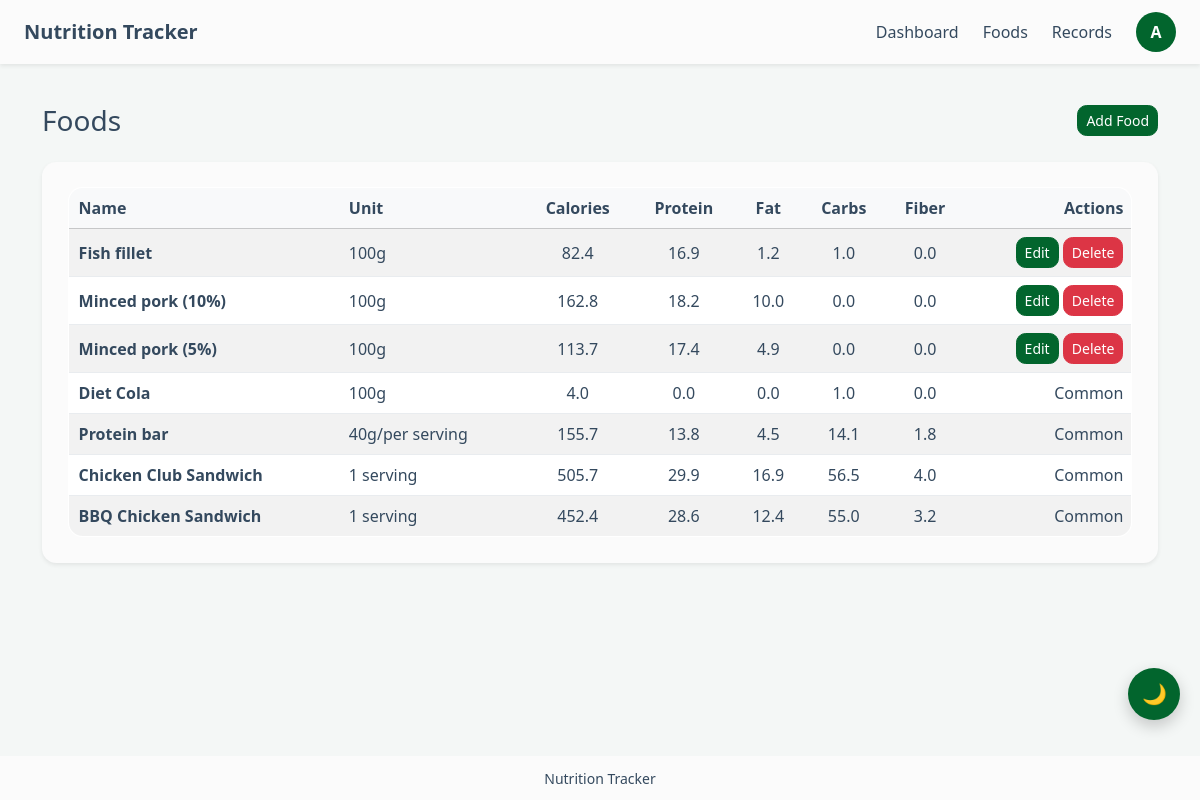
The page /foods/ (signed in) on the database its author committed.
### tracker/models.py (models this page shows, shortened)
class Food(models.Model):
    user = models.ForeignKey(settings.AUTH_USER_MODEL, on_delete=models.CASCADE, related_name='foods')
    name = models.CharField(max_length=120)
    unit = models.CharField(max_length=30, default='100g', help_text='e.g. 100g, serving, piece')
    calories = models.FloatField()
    protein = models.FloatField(default=0)
    fat = models.FloatField(default=0)
    carbohydrates = models.FloatField(default=0)
    fiber = models.FloatField(default=0)
    created_at = models.DateTimeField(auto_now_add=True)
    class Meta:
        ordering = ['name']
        unique_together = ('user', 'name')

### tracker/views.py (the view)
# urls.py: path('foods/', views.food_list, name='food_list'),
@login_required
def food_list(request):
    foods = Food.objects.filter(user=request.user)
    admin_user = User.objects.filter(is_superuser=True).first()
    if(admin_user):
        foods = Food.objects.filter(
            Q(user=request.user) | Q(user=admin_user)
        ).annotate(
            sort_priority=Case(
                When(user=request.user, then=Value(0)),
                When(user=admin_user, then=Value(1)),
                default=Value(2),
                output_field=IntegerField(),
            )
        ).order_by('sort_priority', '-id')
    return render(request, 'tracker/food_list.html', {'foods': foods})

### tracker/templates/tracker/food_list.html (shortened to what this page needs)
{% extends 'tracker/base.html' %}
{% block content %}
<div class="d-flex flex-column gap-4">
    <section class="d-flex flex-column flex-md-row justify-content-between align-items-md-center gap-3">
        <h1 class="h3 mb-0">Foods</h1>
        <button class="btn btn-primary btn-sm" type="button" onclick="openModal('{% url 'food_create' %}')">Add Food</button>
    </section>
    <div class="card shadow-sm border-0">
        <div class="card-body">
            {% if foods %}
            <div class="table-responsive">
                <table class="table table-striped table-hover align-middle mb-0">
                    <thead class="table-light">
                        <tr>
                            <th>Name</th>
                            <th>Unit</th>
                            <th class="text-center">Calories</th>
                            <th class="text-center">Protein</th>
                            <th class="text-center">Fat</th>
                            <th class="text-center">Carbs</th>
                            <th class="text-center">Fiber</th>
                            <th class="text-end">Actions</th>
                        </tr>
                    </thead>
                    <tbody>
                        {% for food in foods %}
                        <tr>
                            <td class="fw-semibold">{{ food.name }}</td>
                            <td>{{ food.unit }}</td>
                            <td class="text-center">{{ food.calories }}</td>
                            <td class="text-center">{{ food.protein }}</td>
                            <td class="text-center">{{ food.fat }}</td>
                            <td class="text-center">{{ food.carbohydrates }}</td>
                            <td class="text-center">{{ food.fiber }}</td>
                            <td class="text-end">
                                {% if request.user.is_staff %}
                                    {% if food.user.is_superuser %}
                                        <button class="btn btn-primary btn-sm" type="button"
                                            onclick="openModal('{% url 'food_edit_admin' food.pk %}')">Edit</button>
                                        <button class="btn btn-danger btn-sm" type="button"
                                            onclick="openModal('{% url 'food_delete_admin' food.pk %}')">Delete</button>
                                    {% else %}
                                        <button class="btn btn-primary btn-sm" type="button"
                                            onclick="openModal('{% url 'food_adopt' food.pk %}')">Adopt</button>
                                        <button class="btn btn-danger btn-sm" type="button"
                                            onclick="openModal('{% url 'food_delete_admin' food.pk %}')">Delete</button>
                                    {% endif %}
                                {% else  %}
                                    {% if food.user == request.user %}
                                        <button class="btn btn-primary btn-sm" type="button"
                                            onclick="openModal('{% url 'food_edit' food.pk %}')">Edit</button>
                                        <button class="btn btn-danger btn-sm" type="button"
                                            onclick="openModal('{% url 'food_delete' food.pk %}')">Delete</button>
                                    {% else %}
                                        Common
                                    {% endif %}
                                {% endif %}
                            </td>
                        </tr>
                        {% endfor %}
                    </tbody>
                </table>
            </div>
            {% else %}
            <p class="text-muted mb-0">No foods added yet.</p>
            {% endif %}
        </div>
    </div>
</div>
{% endblock %}

### tracker/templates/tracker/base.html (shortened to what this page needs)
{% load static %}
<!DOCTYPE html>
<html lang="zh-CN">
<head>
    <link rel="stylesheet" href="{% static 'tracker/css/bootstrap-custom.min.css' %}">
    <link rel="stylesheet" href="{% static 'tracker/css/common.css' %}">
</head>
<body>
<header class="site-header fixed-top">
    <nav class="navbar navbar-expand-lg shadow-sm site-navbar">
        <div class="container-fluid px-3 px-lg-4">
            <a class="navbar-brand fw-bold" href="{% url 'home' %}">
                Nutrition Tracker
            </a>
            {% if user.is_authenticated %}
                <div class="collapse navbar-collapse" id="mainNavbar">
                    <div class="navbar-nav ms-auto align-items-lg-center gap-lg-2">
                        {% if request.user.is_staff %}
                            <a class="nav-link" href="{% url 'admin_user_list' %}">User Management</a>
                            <a class="nav-link" href="{% url 'food_list_admin' %}">Foods Management</a>
                        {% else %}
                            <a class="nav-link" href="{% url 'dashboard' %}">Dashboard</a>
                            <a class="nav-link" href="{% url 'food_list' %}">Foods</a>
                            <a class="nav-link" href="{% url 'record_list' %}">Records</a>
                        {% endif %}
                        <form action="{% url 'account' %}" method="post" class="ms-lg-2 mb-0">
                            <button class="btn p-0 border-0 bg-transparent" type="submit" title="User info" aria-label="User info">
                                <span class="avatar-circle">
                                    {{ request.user.username|default:'U'|first|upper }}
                                </span>
                            </button>
                        </form>
                    </div>
                </div>
            {% endif %}
        </div>
    </nav>
</header>
<main class="page-content">
    <div class="{% block main_container_class %}container py-4{% endblock %}">
        {% block content %}{% endblock %}
    </div>
</main>
<footer class="site-footer fixed-bottom">
    <div class="container text-center small py-2">
        Nutrition Tracker
    </div>
</footer>
<button id="themeToggle" class="theme-toggle" title="Toggle theme">
    🌙
</button>
</body>
</html>

### tracker/static/tracker/css/common.css (style rules this page uses)
:root { --header-height: 64px; --footer-height: 44px; --primary-color: #02652d; --primary-hover: #5da67d; --bg-color: #f4f7f6; --card-bg: #fbfbfb; --text-main: #34495e; --text-muted: #5f6f7d; --border-color: #e9ecef; --table-bg: #ffffff; --table-head: #f8f9fa; }
body { background: var(--bg-color); color: var(--text-main); }
body, .card, .navbar, .site-footer { transition: background 0.25s ease, color 0.25s ease; }
.navbar-brand { color: var(--text-main) !important; }
.nav-link { color: var(--text-main) !important; }
.page-content { min-height: calc(100vh - var(--header-height) - var(--footer-height)); padding-top: calc(var(--header-height) + 1rem); padding-bottom: calc(var(--footer-height) + 1rem); }
.site-header .navbar { min-height: var(--header-height); background: var(--card-bg); }
.site-footer { height: var(--footer-height); display: flex; align-items: center; background: var(--card-bg); }
.card { border-radius: 0.9rem; border: none; background: var(--card-bg); color: var(--text-main) !important; box-shadow: 0 0.35rem 0.8rem rgba(0,0,0,0.05); }
.card .card-body { padding: 1.6rem; }
.table { --bs-table-bg: var(--table-bg); --bs-table-border-color: var(--border-color); --bs-table-hover-bg: rgba(0,0,0,0.04); border: 1px solid var(--border-color); background: var(--table-bg); color: var(--text-main); }
.table thead th { background: var(--table-head); color: var(--text-main); font-weight: 600; }
.table th, .table td { color: var(--text-main) !important; padding-left: 10px; }
.table, .list-group { border-radius: 0.9rem; overflow: hidden; }
.btn { border-radius: 0.6rem; }
.btn-primary { background: var(--primary-color); border-color: var(--primary-color); }
.avatar-circle { width: 40px; height: 40px; border-radius: 50%; background: var(--primary-color); color: white; display: flex; align-items: center; justify-content: center; font-weight: 700; transition: transform 0.12s ease, box-shadow 0.12s ease; }
.theme-toggle { position: fixed; right: 20px; bottom: 80px; width: 52px; height: 52px; border-radius: 50%; border: none; background: var(--primary-color); color: white; font-size: 20px; cursor: pointer; display: flex; align-items: center; justify-content: center; box-shadow: 0 6px 16px rgba(0,0,0,0.2); z-index: 1000; transition: transform 0.15s ease, box-shadow 0.15s ease, background 0.2s; }

### rows shown on the page
Food: name "Fish fillet", unit "100g", calories "82.4", protein "16.9", fat "1.2", carbohydrates "1.0", fiber "0.0", shows "Edit"
Food: name "Minced pork (10%)", unit "100g", calories "162.8", protein "18.2", fat "10.0", carbohydrates "0.0", fiber "0.0", shows "Edit"
Food: name "Minced pork (5%)", unit "100g", calories "113.7", protein "17.4", fat "4.9", carbohydrates "0.0", fiber "0.0", shows "Edit"
Food: name "Diet Cola", unit "100g", calories "4.0", protein "0.0", fat "0.0", carbohydrates "1.0", fiber "0.0", shows "Common"
Food: name "Protein bar", unit "40g/per serving", calories "155.7", protein "13.8", fat "4.5", carbohydrates "14.1", fiber "1.8", shows "Common"
Food: name "Chicken Club Sandwich", unit "1 serving", calories "505.7", protein "29.9", fat "16.9", carbohydrates "56.5", fiber "4.0", shows "Common"
Food: name "BBQ Chicken Sandwich", unit "1 serving", calories "452.4", protein "28.6", fat "12.4", carbohydrates "55.0", fiber "3.2", shows "Common"

### other values the page prints
{{ request.user.username|default:'U'|first|upper }} "A"
